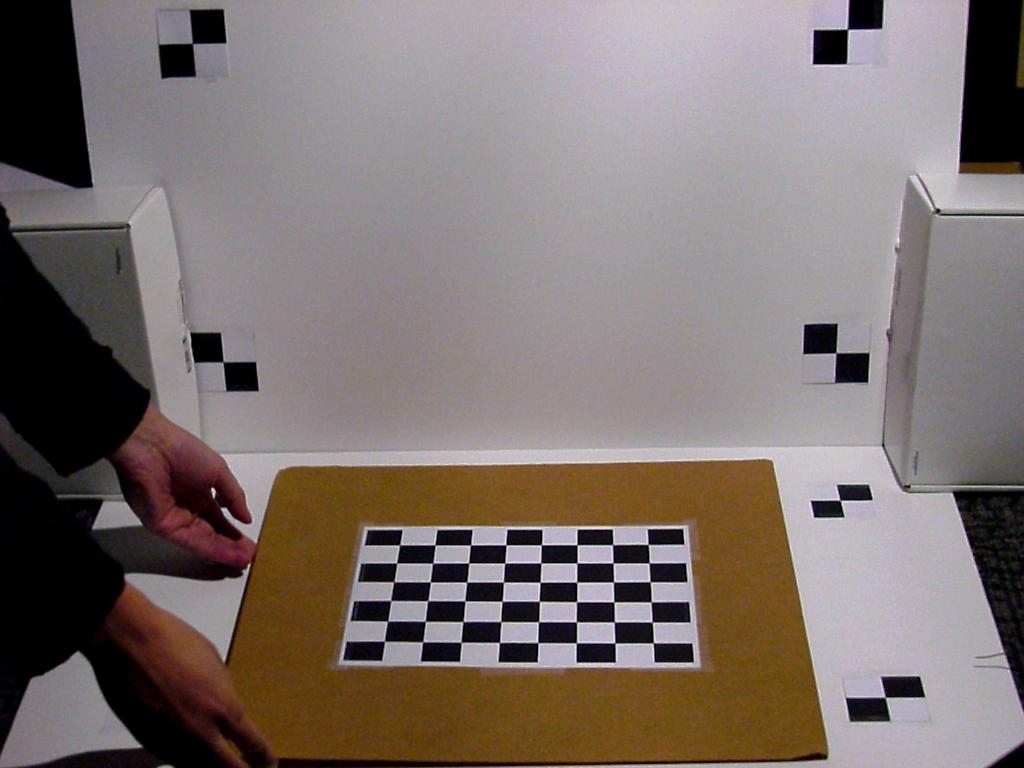
#> input picture data/calib/000001.jpg, 1024 x 768 px; its folder holds only this picture in this run
$ python calibrationDemo.py
#> lines starting #> are read from the running program, lines starting #| are printed output that depends on the picture; after the words box and inside, x2 and y2 are one past the last pixel; in counts of white or black regions, pixels touching at a corner belong together
### src/cp_hw6.py
import numpy as np
import os
import cv2
import matplotlib.pyplot as plt
from mpl_toolkits.mplot3d import Axes3D

#images: list of filenames for checkboard calibration files
#checkerboard: dimension of the inner corners
#dW: corner refinement window size. should be smaller for lower resolution images
def computeIntrinsic(images, checkerboard, dW):
    # Defining the dimensions of checkerboard
    # Number of inner corners, hard coded to class example
#> called with checkerboard = (6, 8), dW = (8, 8)
    criteria = (cv2.TERM_CRITERIA_EPS + cv2.TERM_CRITERIA_MAX_ITER, 80, 0.001)

    # Creating vector to store vectors of 3D points for each checkerboard image
    objpoints = []
    # Creating vector to store vectors of 2D points for each checkerboard image
    imgpoints = []


    # Defining the world coordinates for 3D points
    objp = np.zeros((1, checkerboard[0] * checkerboard[1], 3), np.float32)
    objp[0,:,:2] = np.mgrid[0:checkerboard[0], 0:checkerboard[1]].T.reshape(-1, 2)
    img_shape = None

    # Extracting path of individual image stored in a given directory
    print('Displaying chessboard corners. Press any button to continue to next example')
    for fname in images:
        img = cv2.imread(fname)
#> img is the input picture: shape (768, 1024, 3); mean B, G, R 110.1, 113.6, 124.2
        gray = cv2.cvtColor(img,cv2.COLOR_BGR2GRAY)
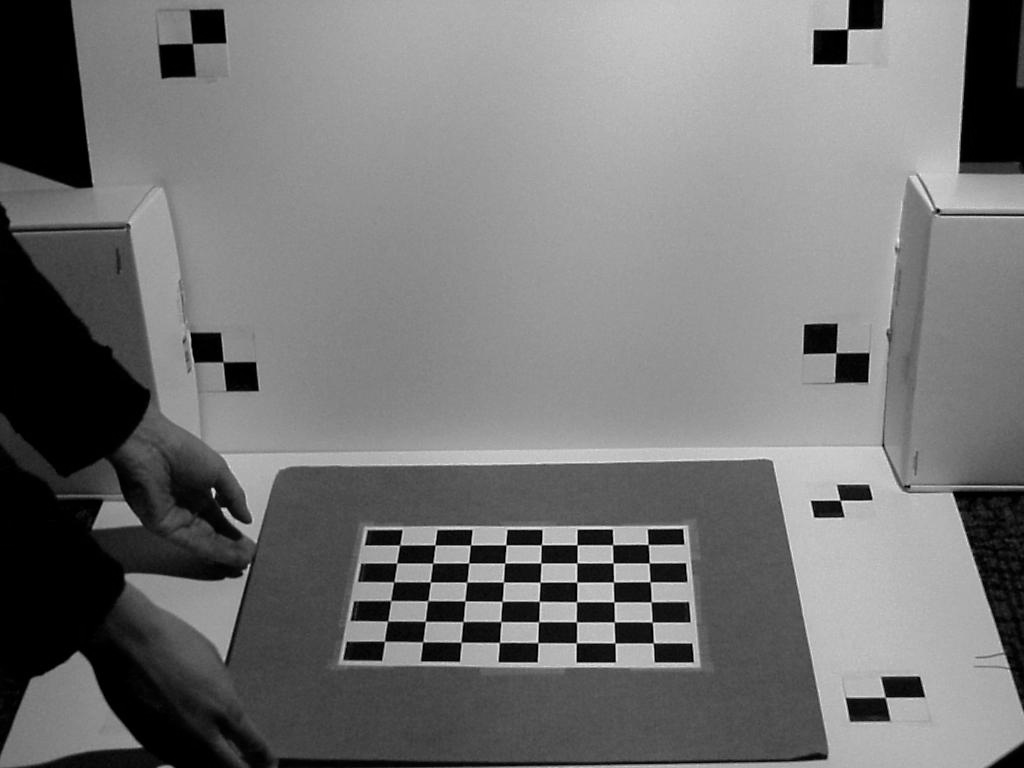
#> gray: shape (768, 1024); min 0, max 243, mean 116.4
        img_shape = gray.shape[::-1]
#> img_shape = (1024, 768)
        # Find the chess board corners
        # If desired number of corners are found in the image then ret = true
        # TODO: touchup
        ret, corners = cv2.findChessboardCorners(gray, checkerboard, None)
#> ret = True; corners = 48 rows, first 8: [384.5, 641.2], [387.6, 621.1], [393, 600], [393.7, 581.9], [396.7, 563], [399.6, 545], [422.7, 641.7], [425.3, 621.2]

        """
        If desired number of corner are detected,
        we refine the pixel coordinates and display
        them on the images of checker board
        """
        if ret == True:
            objpoints.append(objp)
            # refining pixel coordinates for given 2d points.
            #print(corners)
            corners2 = cv2.cornerSubPix(gray, corners, dW, (-1,-1), criteria)
#> corners2 = 48 rows, first 8: [384.5, 641.2], [387.6, 621.1], [390.6, 600.5], [393.8, 581.8], [396.7, 563], [399.6, 545], [422.6, 641.8], [425.4, 621.3]

            imgpoints.append(corners2)

            # Draw and display the corners
            img = cv2.drawChessboardCorners(img, checkerboard, corners2, ret)
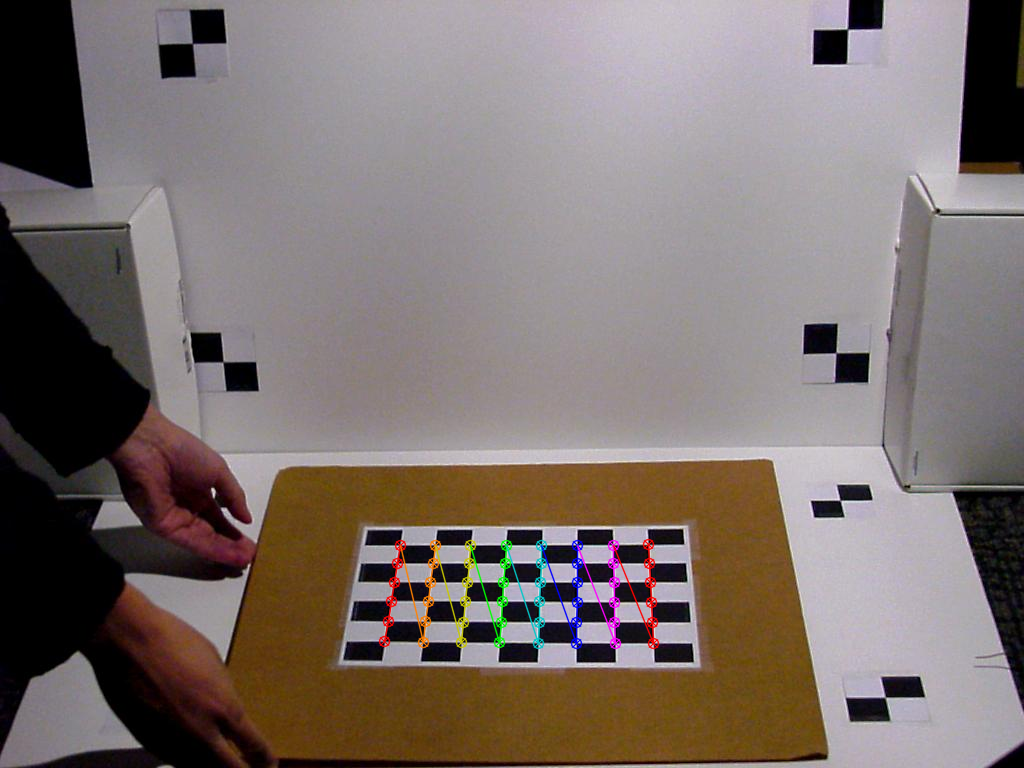
#> img: shape (768, 1024, 3); 1.06% of pixels changed, all inside (x1, y1, x2, y2) = (378, 538, 660, 650)
        else:
            print("error: checkerboard not found")

        cv2.imshow('img',img)
        cv2.waitKey(0)

    cv2.destroyAllWindows()

    """
    Performing camera calibration by
    passing the value of known 3D points (objpoints)
    and corresponding pixel coordinates of the
    detected corners (imgpoints)
        ret:
        mtx: camera matrix
        dist: distortion coefficients

    """
    ret, mtx, dist, rvecs, tvecs = cv2.calibrateCamera(objpoints, imgpoints, img_shape, None, None)
#> ret = 0.182; mtx = [[1795.8, 0, 406.4], [0, 1262.3, 367.8], [0, 0, 1]]; dist = [[-1.48, 22.28, 0.0262, -0.00239, -137]]; rvecs = ([-0.785, -0.632, -1.41],); tvecs = ([-0.566, 10.11, 45.8],)

    print("Camera matrix: \n")
    print(mtx)
#| [[1.79577250e+03 0.00000000e+00 4.06415041e+02]
#|  [0.00000000e+00 1.26225469e+03 3.67796763e+02]
#|  [0.00000000e+00 0.00000000e+00 1.00000000e+00]]
    print("Distortion: \n")
    print(dist)
#| [[-1.47658560e+00  2.22789011e+01  2.62134279e-02 -2.38567685e-03
#|   -1.36970706e+02]]

    return mtx, dist


#HACK global variables for callbacks… fix this someday…
X_CAPT = np.float32([])
Y_CAPT = np.float32([])
# [167 lines left out: functions computeExtrinsic, pixel2ray, set_axes_equal, _set_axes_radius, not called in this run]

### src/calibrationDemo.py
from cp_hw6 import computeIntrinsic, computeExtrinsic, pixel2ray
import os
import glob
import numpy as np

#Example for running intrinsic and extrinsic calibration on provided structured light examples

#Input data locations
baseDir = '../data' #data directory
objName = 'frog' #object name (should correspond to a dir in data)
seqName = 'v1' #sequence name (subdirectory of object)
calName = 'calib' #calibration sourse (also a dir in data)
image_ext = 'jpg' #file extension for images
useLowRes = False #enable lowres for debugging
# useLowRes = True #enable lowres for debugging

#Extrinsic calibration parameters
dW1 = (8, 8) #window size for finding checkerboard corners
checkerboard = (6, 8) #number of internal corners on checkerboard

#Intrinsic calibration parameters
dX = 558.8 #calibration plane length in x direction
dY = 303.2125 #calibration plane length in y direction
dW2 = (8, 8) #window size finding ground plane corners

if useLowRes:
    calName += '-lr'
    seqName += '-lr'

#Part 1: Intrinsic Calibration
images = glob.glob(os.path.join(baseDir, calName, "*"+image_ext))
mtx, dist = computeIntrinsic(images, checkerboard, dW1)
#> dist = [[-1.48, 22.28, 0.0262, -0.00239, -137]]
#write out intrinsic calibration parameters
np.savez(os.path.join(baseDir, calName, "intrinsic_calib.npz"), mtx=mtx, dist=dist)

# [20 lines of commented-out code are left out]

$ run again, on data/calib/000002.jpg
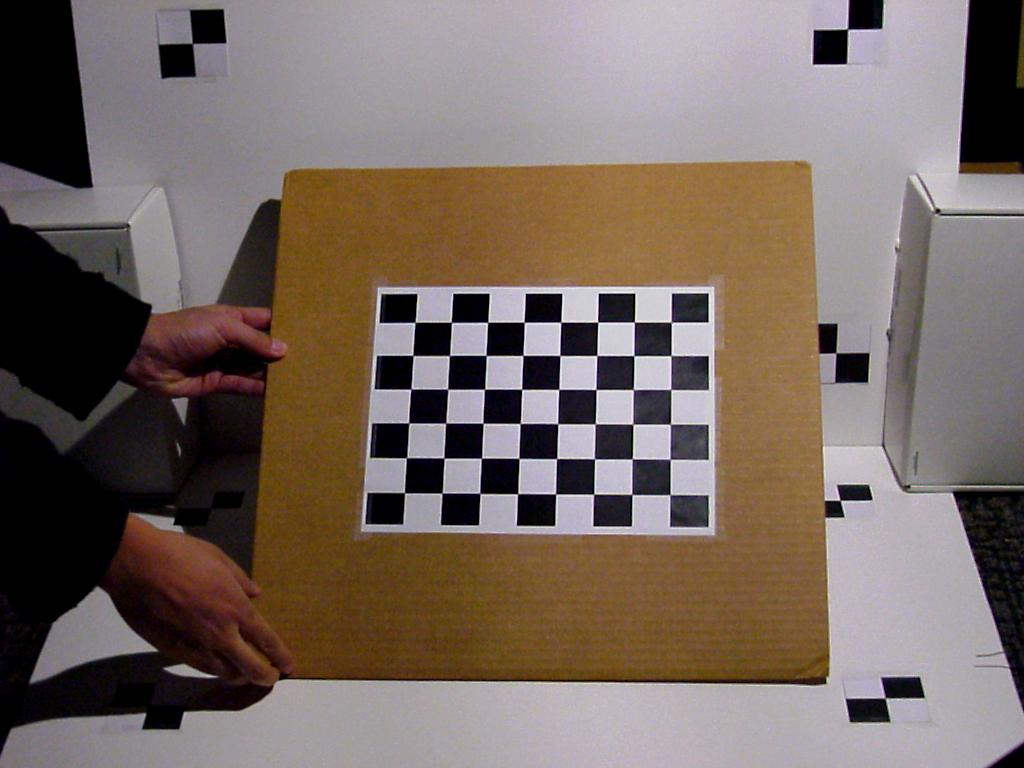
#> input picture data/calib/000002.jpg, 1024 x 768 px
#> in computeIntrinsic, img is the input picture: shape (768, 1024, 3); mean B, G, R 97.5, 105, 118.5
#> in computeIntrinsic, `gray = cv2.cvtColor(img,cv2.COLOR_BGR2GRAY)`:
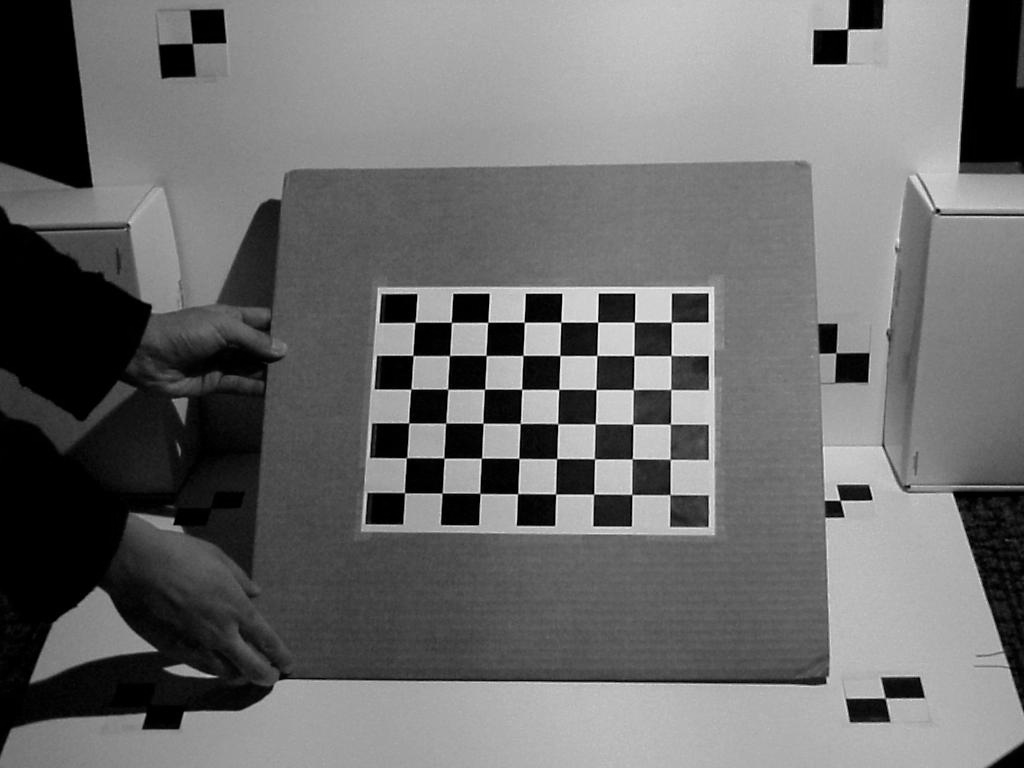
#> gray: shape (768, 1024); min 0, max 253, mean 108.2
#> in computeIntrinsic, `ret, corners = cv2.findChessboardCorners(gray, checkerboard, None)`: ret = True; corners = 48 rows, first 8: [404.5, 492.7], [406.3, 457.8], [408.8, 423], [411, 389], [412.9, 355.5], [415, 322.3], [442, 493], [443.9, 458.1]
#> corners2 = 48 rows, first 8: [404.5, 492.7], [406.5, 457.8], [408.7, 422.9], [410.9, 389.1], [413, 355.5], [415, 322.3], [442.1, 493.1], [444, 458]
#> in computeIntrinsic, `img = cv2.drawChessboardCorners(img, checkerboard, corners2, ret)`:
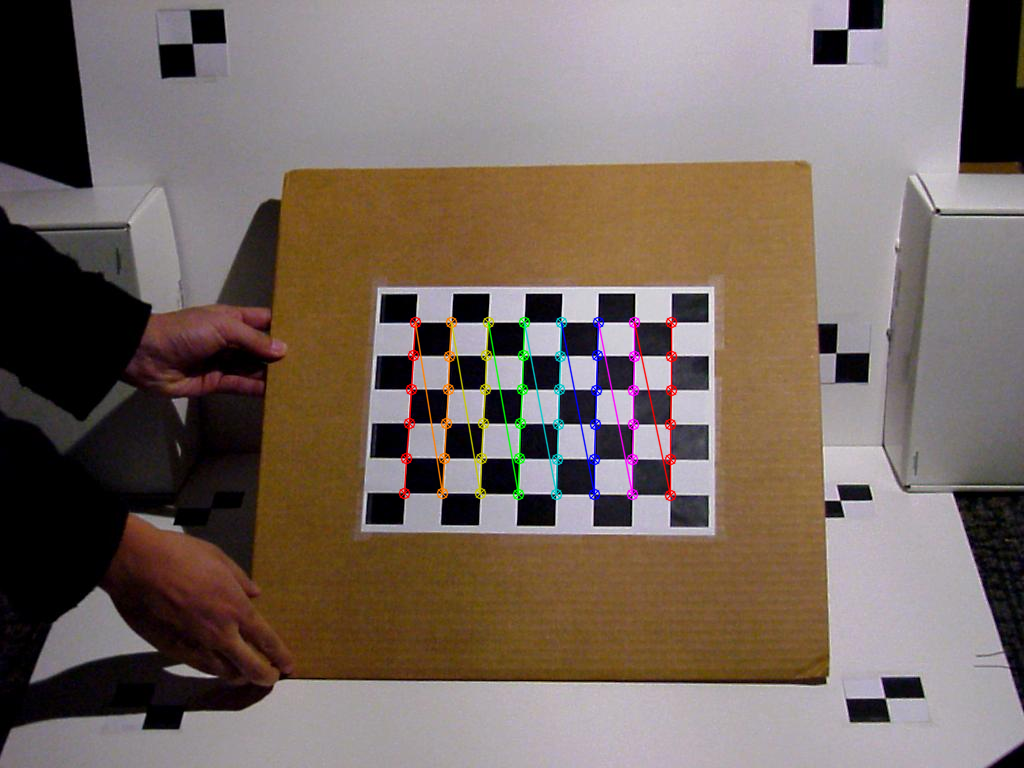
#> img: shape (768, 1024, 3); 1.47% of pixels changed, all inside (x1, y1, x2, y2) = (398, 316, 678, 502)
#> in computeIntrinsic, `ret, mtx, dist, rvecs, tvecs = cv2.calibrateCamera(objpoints, imgpoint..`: ret = 0.106; mtx = [[2033.1, 0, 471.6], [0, 2015.3, 377.9], [0, 0, 1]]; dist = [[0.689, -116.8, 0.00156, -0.00706, 4837.1]]; rvecs = ([-0.399, -0.23, -1.52],); tvecs = ([-1.77, 3.06, 53.8],)
#| [[2.03314556e+03 0.00000000e+00 4.71558634e+02]
#|  [0.00000000e+00 2.01531515e+03 3.77916821e+02]
#|  [0.00000000e+00 0.00000000e+00 1.00000000e+00]]
#| [[ 6.88846180e-01 -1.16772208e+02  1.56405165e-03 -7.05726167e-03
#|    4.83710033e+03]]
#> `mtx, dist = computeIntrinsic(images, checkerboard, dW1)`: dist = [[0.689, -116.8, 0.00156, -0.00706, 4837.1]]
